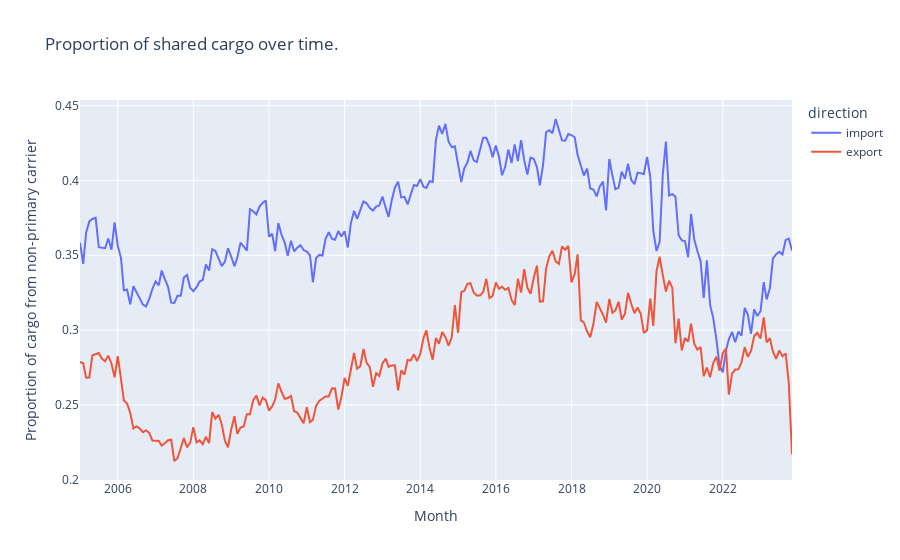

The code cell stored with this chart in its notebook:
### Code cell
lf = pl.concat([imports_lf,exports_lf], how='diagonal')

sharing_over_time_plotly(
    data_lf=lf,
    include_missing_vessels=False,
    group_var='direction')

### Figure 1 — Plotly figure (JSON) as saved in the notebook; plotly's stock layout.template omitted (floating-point values rounded to 4 significant figures; data arrays with more than 128 entries replaced by an {"elided": "..."} marker saying what was removed)
{"data": [{"hovertemplate": "direction=import<br>Month=%{x}<br>Proportion of cargo from non-primary carrier=%{y}<extra></extra>", "legendgroup": "import", "line": {"color": "#636efa", "dash": "solid"}, "marker": {"symbol": "circle"}, "mode": "lines", "name": "import", "orientation": "v", "showlegend": true, "type": "scatter", "x": {"elided": "227 str values"}, "xaxis": "x", "y": {"elided": "227 float values"}, "yaxis": "y"}, {"hovertemplate": "direction=export<br>Month=%{x}<br>Proportion of cargo from non-primary carrier=%{y}<extra></extra>", "legendgroup": "export", "line": {"color": "#EF553B", "dash": "solid"}, "marker": {"symbol": "circle"}, "mode": "lines", "name": "export", "orientation": "v", "showlegend": true, "type": "scatter", "x": {"elided": "227 str values"}, "xaxis": "x", "y": {"elided": "227 float values"}, "yaxis": "y"}], "layout": {"legend": {"title": {"text": "direction"}, "tracegroupgap": 0}, "title": {"text": "Proportion of shared cargo over time."}, "xaxis": {"anchor": "y", "domain": [0, 1], "title": {"text": "Month"}}, "yaxis": {"anchor": "x", "domain": [0, 1], "title": {"text": "Proportion of cargo from non-primary carrier"}}}}
